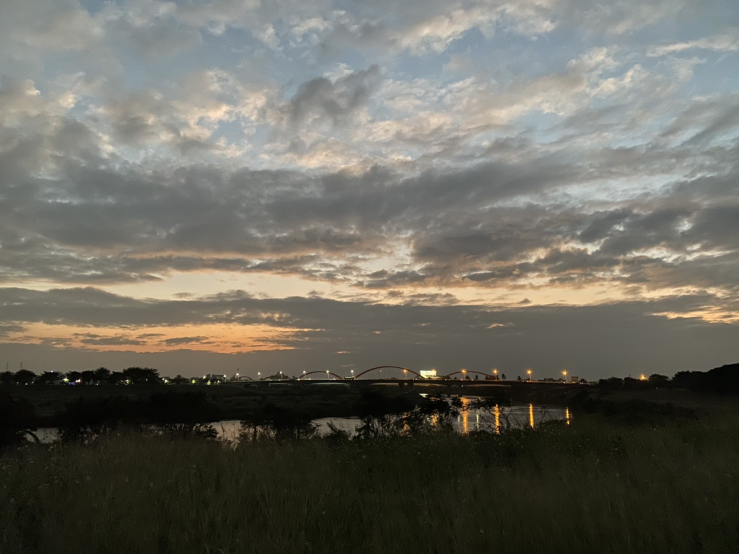
#> input picture ImageProcess/source/HDR.jpg, 1478 x 1108 px, found by its file name (shown at 1/2 size)
$ python Filter.py   (older library calls are emulated)
#> lines starting #> are read from the running program, lines starting #| are printed output that depends on the picture; after the words box and inside, x2 and y2 are one past the last pixel; in counts of white or black regions, pixels touching at a corner belong together
### ImageProcess/IM_classical.py
'''

這裡是寫基礎影像處理的部分，很難。
所以大家加油。

'''
from PIL import Image
import cv2
import numpy as np

from numpy.fft import fftn


class Image_classical():
    def __init__(self ) :
        self.image_file_name = ".\ImageProcess\okayu.png"

    def OpenImage(self, image_file_name =None , methood="cv"):
#> called with image_file_name = 'source\\HDR.jpg', methood = 'cv'
        methood = methood.lower()
        if methood =="cv" or methood =="cv2" :

            if image_file_name != None:
                print("open image with OpenCV : ", image_file_name)
                self.image = cv2.imread(image_file_name, cv2.IMREAD_COLOR)
#> self.image is the input picture: shape (1108, 1478, 3); mean B, G, R 94.7, 103.8, 105.4
                self.image = cv2.cvtColor(self.image, cv2.COLOR_BGR2RGB)
                self.ImSize = self.image.shape[:2]
#> self.ImSize = (1108, 1478)
                return self.image
            else:
                print("open default image with OpenCV : ", image_file_name)
                self.image = cv2.imread(self.image_file_name, cv2.IMREAD_COLOR)
                self.image = cv2.cvtColor(self.image, cv2.COLOR_BGR2RGB)
                self.ImSize = self.image.shape[:2]
                return self.image
        elif methood=="pil" :
            if image_file_name != None:
                print("open image :", image_file_name)
                self.image = Image.open(image_file_name)
                self.ImSize = self.image.size
                self.ImFormat = self.image.format
                self.ImMode = self.image.mode
                return self.image
            else:
                print("open image :", self.image_file_name)
                self.image = Image.open(self.image_file_name)
                self.ImSize = self.image.size
                self.ImFormat = self.image.format
                self.ImMode = self.image.mode
                return self.image


    # [64 lines left out: functions image_info_get, show, SaveImage, ResizeImage, PIL2CV, not called in this run]

    def CV2PIL(self , image) :
        self.image = Image.fromarray(image)
        return self.image

    # [119 lines left out: functions img2np, np2PIL, fft, RGB2HSI, HSI2RGB, not called in this run]

    def RGB2YCrCb(self ,rgb_image) :
        CrCb = cv2.cvtColor(rgb_image , cv2.COLOR_RGB2YCrCb)
        return CrCb

    def YCrCb2RGB(self , crcb_image):
        RGB = cv2.cvtColor(crcb_image , cv2.COLOR_YCrCb2RGB)
        return RGB

    def RGB2HSV(self , image):
        HSV = cv2.cvtColor(image , cv2.COLOR_RGB2HSV)
#> HSV: shape (1108, 1478, 3); mean H, S, V 41.6, 57.8, 108.2
        return HSV

    def HSV2RGB(self , HSV) :
        RGB = cv2.cvtColor(HSV , cv2.COLOR_HSV2RGB)
        return RGB


# [5 lines that do not run on import are left out]

### ImageProcess/Filter.py
'''
Filter.py
寫 filter 的地方，各式各樣的 filter
'''
from numpy import fft
from IM_classical import Image_classical
import numpy as np
import cv2

class Filter():
    def __init__ (self):
        pass

    # [5 lines left out: function gaussian_kernal, not called in this run]

    def Gaussian_filter(self , image ,intensity=10) :
        blur = cv2.GaussianBlur(image , (5,5) , intensity)
        return blur

    def medianblur(self , image , size=5) :
        blur = cv2.medianBlur(image ,ksize=size)
        return blur

    # [35 lines left out: functions morphology, filter2d, otsu_threshold, blur, hist_equal, not called in this run]

    # developing
    def homomorphic(self ,hsv) :
        v = hsv[:,:,2]
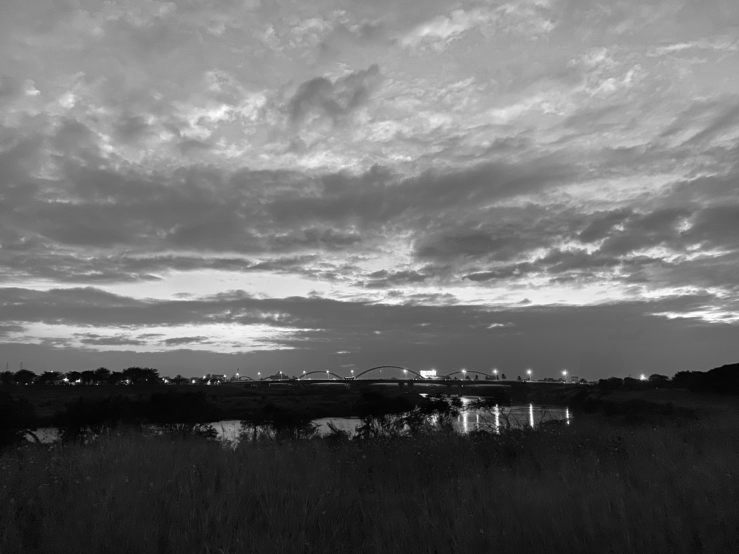
#> v: shape (1108, 1478) (shown at 1/2 size); min 0, max 255, mean 108.2
        for i in range(v.shape[0]):
            for j in range(v.shape[1]):
                if v[i][j] ==0 :
                    v[i][j] +=1
#> v: shape (1108, 1478); under 0.01% of pixels changed, all inside (x1, y1, x2, y2) = (157, 728, 1478, 862)
        print(np.min(v) ,np.max(v))
#| 1 255
        print(v.shape)
#| (1108, 1478)
        log_v = np.log(np.float64(v), dtype=np.float64)
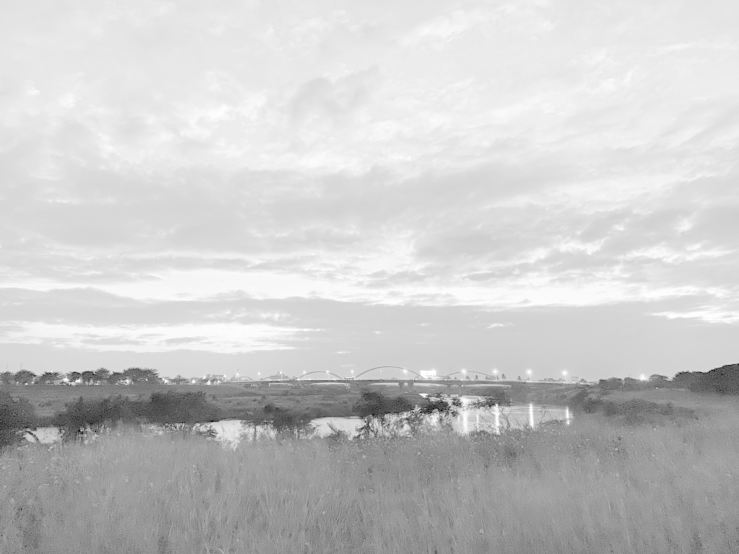
#> log_v: shape (1108, 1478) float64 (shown at 1/2 size); min 0, max 5.54, mean 4.38; drawn with min black and max white
        dft = np.fft.fft2(log_v)
        dft_shift = np.fft.fftshift(dft)
        print(dft)
#> (printed output is left out)

class EdgeDetector(Filter):

    def __init__(self) :

        Filter.__init__(self)
        self.ddepth = cv2.CV_16S

    # [38 lines left out: functions LoG, Sobel, Canny, not called in this run]

if __name__ == "__main__" :
    fil = Filter()
    edg = EdgeDetector()
    im = Image_classical()
    image = im.OpenImage("source\\HDR.jpg" , methood="cv")

    hsv = im.RGB2HSV(image)
    v = fil.homomorphic(hsv)
#> hsv: shape (1108, 1478, 3); mean H, S, V 41.6, 57.8, 108.2
    # image = im.HSV2RGB(hsv)
    # image = im.CV2PIL(v)
    # im.show(v , methood="cv")
